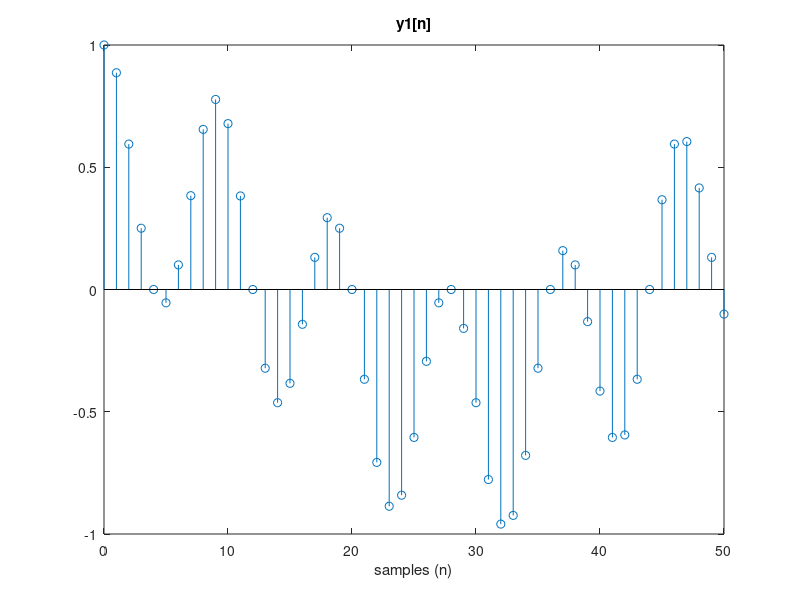
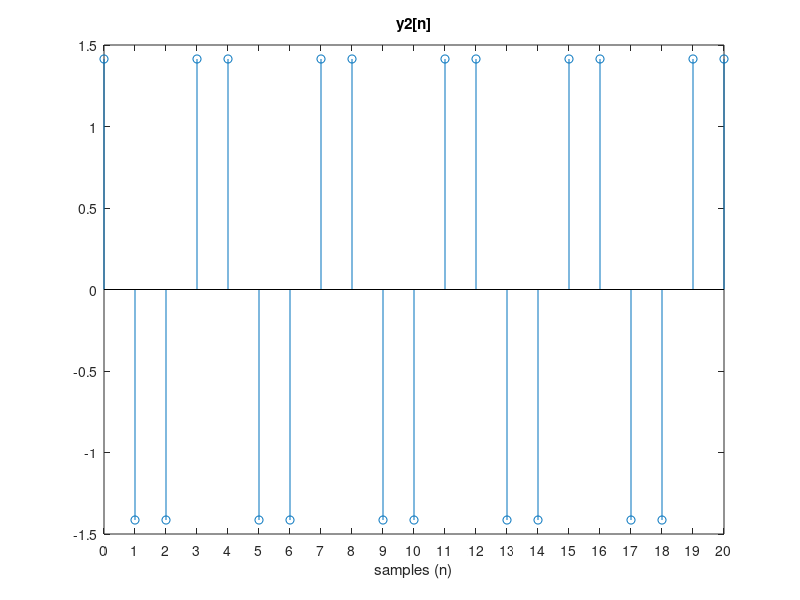
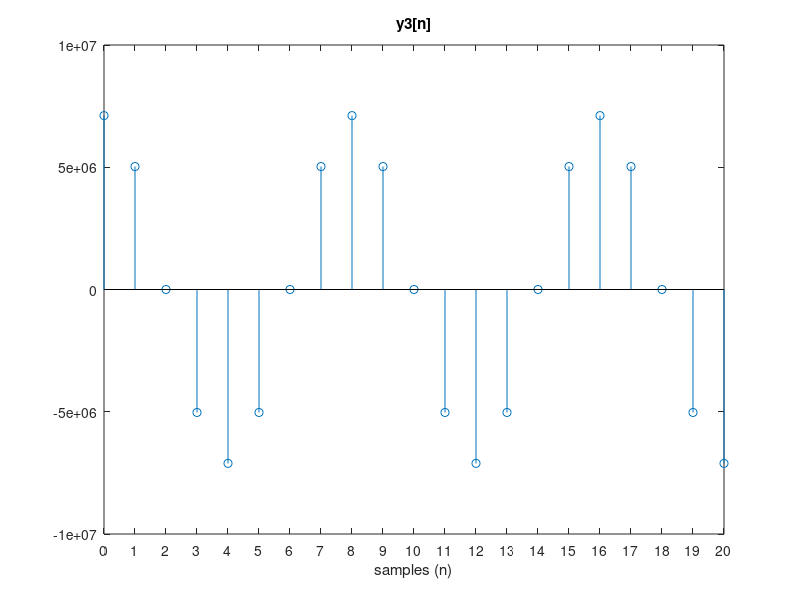
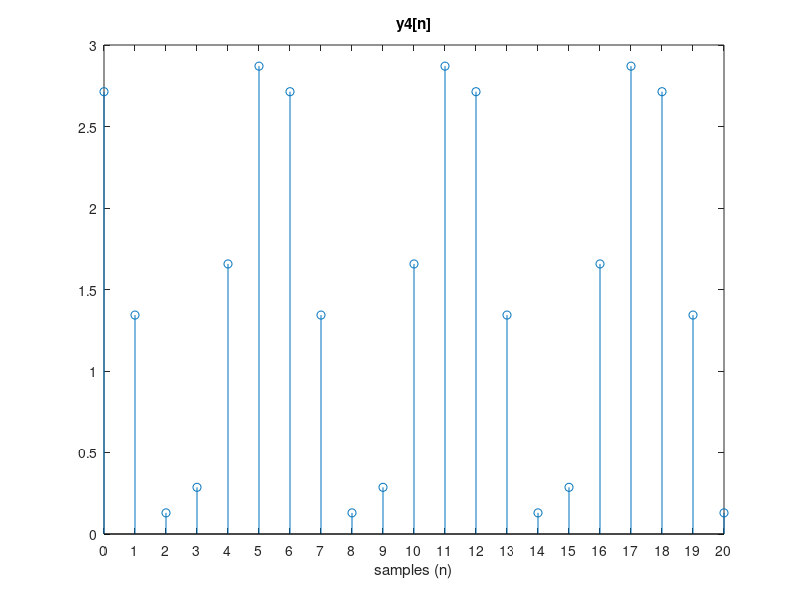

The MATLAB script that drew these images, in order:

AM = 711171029;

% a)
n = 0:50;
y1 = exp(n*1i*pi/8).*cos(n*pi/11);
stem(n,y1)
title("y1[n]");
xlabel("samples (n)")

% b)
n = 0:20;
y2 = 2*cos( pi / ( 3+mod(AM,4) ) + pi / 0.4*n);
figure
stem(n,y2)
set(gca,'XTick',n);
title("y2[n]");
xlabel("samples (n)")

% c)
y3 = ( AM/100 ) * cos(0.25*pi*n);
figure
stem(n,y3)
set(gca,'XTick',n);
title("y3[n]");
xlabel("samples (n)")

% d)
y4 = 3*cos(n*pi/6 + pi/10).*cos((n*pi/6) + pi/10);
figure
stem(n,y4)
set(gca,'XTick',n);
title("y4[n]");
xlabel("samples (n)")

% e)
y5 = 2*cos(n*pi/2);
figure
stem(n,y5)
set(gca,'XTick',n);
title("y5[n]");
xlabel("samples (n)")